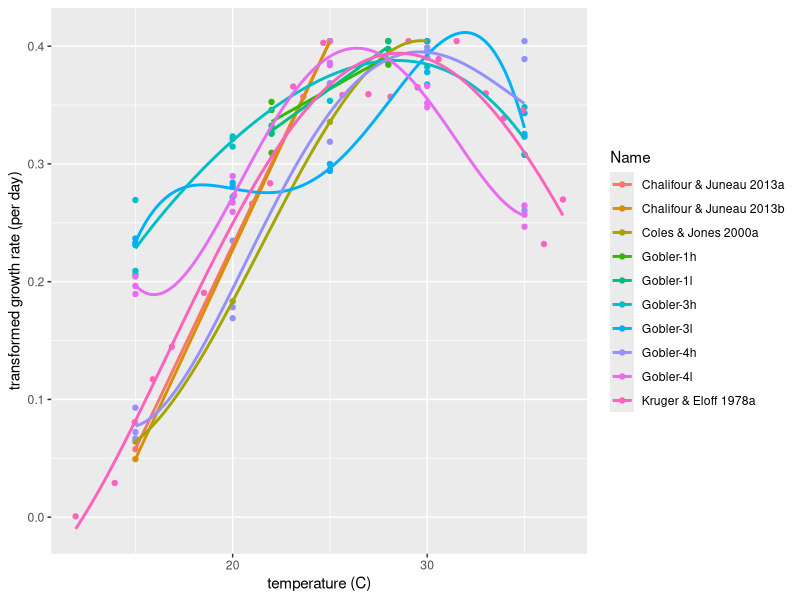

Reproduce this figure in R.
#Owen Doherty - March 14, 2018
#Eagle Rock Analytics

#Go to directory with raw data
setwd('/Users/owen/Documents/research/hab_gl/data')
list.files() #print list of data files

library("readxl")
m_in <- read_excel("microsystis_tagged_3.8.18.xlsx")
le_in <- read_excel("erie_results_formatted.xlsx")
microsystis.df <- data.frame(m_in,x=as.numeric(1:dim(m_in)[1]))

#Simplify some names of microsystis
colnames(microsystis.df)[4] <- "Temperature"
colnames(microsystis.df)[5] <- "Growth.Rate"
colnames(microsystis.df)[6] <- "Scaled.Rate"

#Simplify some names of lake erie
colnames(le_in)[3] <- "Temperature"
colnames(le_in)[4] <- "Growth.Rate"
colnames(le_in)[5] <- "Scaled.Rate"

#Create a transformed column
base_rate = max(le_in$Growth.Rate)

#base rate times scaled growth rate
microsystis.df$Transformed = base_rate*microsystis.df$Scaled.Rate
le_in$Transformed = base_rate*le_in$Scaled.Rate

#subset to include only experiments with more than 4 temperature points
#df[ave(df$x, df$name, FUN = length) < 3, ]
microsystis.short.df <- microsystis.df[ave(microsystis.df$x, microsystis.df$Study, FUN = length) > 4, ]

#drop questionable Van der Westhizen
microsystis.drop.df <- microsystis.short.df[!(microsystis.short.df$Study =="Van der Westhuizen & Eloff 1985"),]

#drop questionable Van der Westhizen & keep only North America
microsystis.na.df <- microsystis.df[!(microsystis.df$Study =="Van der Westhuizen & Eloff 1985"),]
microsystis.na.df <- microsystis.na.df[!(microsystis.na.df$Location =="Global"),]

#Create small array, drop an experiment, merge together 
le.sub.df<-le_in[, -c(2,6)]
le.sub.df <- le.sub.df[!(le.sub.df$Name =="Gobler-2h"),]
le.sub.df <- le.sub.df[!(le.sub.df$Name =="Gobler-2l"),]
microsystis.sub.df<-microsystis.na.df[,-c(2,3,7)]
colnames(microsystis.sub.df)[1] <- "Name"

merged.sub.df <-merge(microsystis.sub.df,le.sub.df,all=TRUE)

########
#Plot #1: Transformed vs. Temperature (raw)
########
library(ggplot2)
setwd('/Users/owen/Documents/research/hab_gl/gr_figs')

pdf("nh_polynomial_fits.pdf")  
  p <- ggplot(merged.sub.df,aes(x=Temperature,y=Transformed,color=Name))
  p+geom_point()+stat_smooth(method="lm",se=FALSE, fill=NA, formula=y~poly(x,4,raw=TRUE))+ylab("transformed growth rate (per day)")+xlab('temperature (C)')
dev.off()

# ########
# #Plot #1: Growth rate vs. Temperature (raw)
# ########
# library(ggplot2)
# setwd('/Users/owen/Documents/research/hab_gl/gr_figs')
# 
# p <- ggplot(le_in,aes(x=Temperature,y=Growth.Rate,color=Name))
# p + geom_point() + stat_smooth() + 
#   geom_point(data=microsystis.df,aes(x=Temperature,y=Growth.Rate),color="grey")+
#   ylab("raw growth ratio (per day)")+xlab('temperature (C)')+ggtitle('Raw Data')
# 
# pdf("lake_erie_raw.pdf")  
# p <- ggplot(le_in,aes(x=Temperature,y=Growth.Rate,color=Name))
# p + geom_point() + stat_smooth() + 
#   facet_grid(. ~ Nitrogen) +
#   geom_point(data=microsystis.df,aes(x=Temperature,y=Growth.Rate),color="grey")+
#   ylab("raw growth ratio (per day)")+xlab('temperature (C)')+ggtitle('Raw Data')
# dev.off()
# 
# ########
# #Plot #2: Scaled rate vs. Temperature (raw)
# ########
# p <- ggplot(le_in,aes(x=Temperature,y=Scaled.Rate,color=Name))
# p + geom_point() + stat_smooth() + 
#   geom_point(data=microsystis.df,aes(x=Temperature,y=Scaled.Rate),color="grey")+
#   ylab("scaled growth ratio (%)")+xlab('temperature (C)')+ggtitle('Scaled Data')
# 
# pdf("lake_erie_scaled.pdf")    
# p <- ggplot(le_in,aes(x=Temperature,y=Scaled.Rate,color=Name))
# p + geom_point() + stat_smooth() + 
#   facet_grid(. ~ Nitrogen) +
#   geom_point(data=microsystis.df,aes(x=Temperature,y=Scaled.Rate),color="grey")+
#   ylab("scaled growth ratio (%)")+xlab('temperature (C)')+ggtitle('Scaled Data')
# dev.off()
# 
# ########
# #Plot #3: Transformed rate vs. Temperature (raw)
# ########
# 
# p <- ggplot(le_in,aes(x=Temperature,y=Transformed,color=Name))
# p + geom_point() + stat_smooth() + 
#   #facet_grid(Experiment ~ Nitrogen) +
#   geom_point(data=microsystis.df,aes(x=Temperature,y=Transformed),color="grey")+
#   ylab("transformed growth ratio (per day)")+xlab('temperature (C)')+ggtitle('Transformed Data')
# 
# pdf("lake_erie_transformed.pdf")     
# p <- ggplot(le_in,aes(x=Temperature,y=Transformed,color=Name))
# p + geom_point() + stat_smooth() + 
#   facet_grid(. ~ Nitrogen) +
#   geom_point(data=microsystis.df,aes(x=Temperature,y=Transformed),color="grey")+
#   ylab("transformed growth ratio (per day)")+xlab('temperature (C)')+ggtitle('Transformed Data')
# dev.off()  

########
#Plot #1a: Growth rate vs. Temperature + Fitted
########
# 
# pdf("base_fitted_gr_temp.pdf")
# p <- ggplot(microsystis.short.df,aes(x=microsystis.short.df$Temp....C.,y=microsystis.short.df$Specific.growth.rate..d...,color=Study))
# p+geom_point()+stat_smooth()+ylab('growth rate (per day)')+xlab('temperature (C)')+ggtitle('microsystis growth rate by temperature with fitted curves')
# dev.off()
# 
# #####
# #Plot #2: Scaled
# #####
# pdf("scaled_gr_temp.pdf")
# p <- ggplot(microsystis.short.df,aes(x=microsystis.short.df$Temp....C.,y=microsystis.short.df$Scaled.ratio....of.max.,color=Study))
# p+geom_point()+geom_line()+ylab("max experimental growth ratio (%)")+xlab('temperature (C)')
# dev.off()
# 
# pdf("scaled_gr_temp_faceted.pdf")
# p <- ggplot(microsystis.short.df,aes(x=Temperature,y=Scaled.Rate,color=Study))
# p+geom_point()+stat_smooth()+facet_grid(. ~ Location)+ylab("max experimental growth ratio (%)")+xlab('temperature (C)')
# dev.off()
# 
# #####
# #Plot 3: Scaled
# #####    
# pdf("scaled_fitted_dropped_gr_temp2.pdf")
# p <- ggplot(microsystis.drop.df,aes(x=microsystis.drop.df$Temp....C.,y=microsystis.drop.df$Scaled.ratio....of.max.,color=Study))
# p+geom_point()+ stat_smooth()+ylab('max experimental growth ratio (%)')+xlab('temperature (C)')+ggtitle('fitted curves to scaled growth rates, outliers removed')
# dev.off()
# 
# pdf("scaled_fitted_dropped_gr_temp_na.pdf")
# p <- ggplot(microsystis.na.df,aes(x=microsystis.na.df$Temp....C.,y=microsystis.na.df$Scaled.ratio....of.max.,color=Study))
# p+geom_point()+ stat_smooth()+ylab('max experimental growth ratio (%)')+xlab('temperature (C)')+ggtitle('fitted curves to scaled growth rates, outliers removed')
# dev.off()
# #+stat_smooth(method="lm", se=FALSE, fill=NA, formula=y~poly(x,4,raw=TRUE), parse=TRUE,aes(color=Study))             
